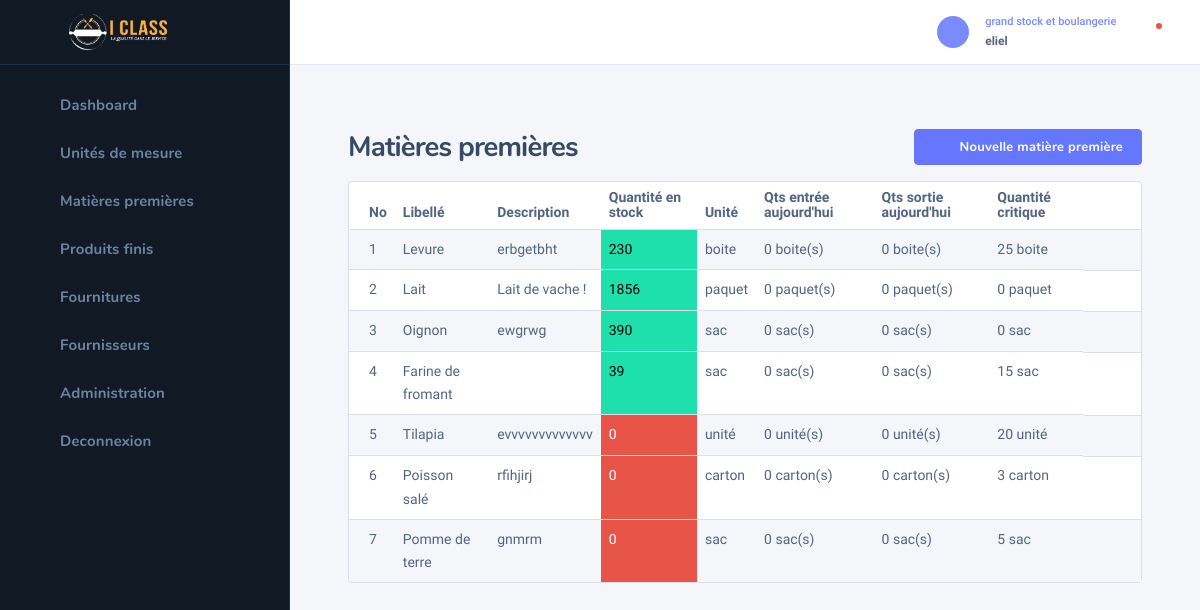
The page /bakery/mp_list/ (signed in) on the database its author committed.
### auth_user/models.py (models this page shows, shortened)
class UserHasRole(models.Model):
    class Meta:
        verbose_name = "Roles utilisateur"
    role = models.ForeignKey(Role, on_delete=models.CASCADE, null=True, blank=True)
    user = models.OneToOneField(User, on_delete=models.CASCADE)

class Role(models.Model):
    name = models.CharField(max_length=255)

### bakery/models.py (models this page shows, shortened)
class MatierePremiere(models.Model):
    class Meta:
        verbose_name = "Matière première"
    libelle = models.CharField(max_length=255)
    description = models.TextField()
    unite = models.ForeignKey(Unite, on_delete=models.CASCADE)
    critic_qts = models.IntegerField(default=0, blank=True, null=True)
    total_entry = models.IntegerField(default=0, blank=True, null=True)
    total_out = models.IntegerField(default=0, blank=True, null=True)
    type_mp = models.CharField(choices=types_produit, max_length=100, null=True, blank=True, verbose_name="type de matière")
    @property
    def in_stock(self):
        total = 0
        entries = EntreeMp.objects.filter(matiere_premiere=self)
        outs = SortieMp.objects.filter(matiere_premiere=self)
        for entry in entries:
            total += entry.qts
        for out in outs:
            total -= out.qts
        return total
    @property
    def qts_out(self):
        total = 0
        outs = SortieMp.objects.filter(matiere_premiere=self, date=datetime.datetime.today().date())
        for out in outs:
            total += out.qts
        return total
    @property
    def qts_enters(self):
        total = 0
        entries = EntreeMp.objects.filter(matiere_premiere=self, date=datetime.datetime.today().date())
        for entry in entries:
            total += entry.qts
        return total

class EntreeMp(models.Model):
    class Meta:
        verbose_name = "Entrées de matière première"
    matiere_premiere = models.ForeignKey(MatierePremiere, on_delete=models.CASCADE, null=True, verbose_name="matière première")
    qts = models.IntegerField()
    date = models.DateField(auto_now_add=True, null=True)
    heure = models.TimeField(auto_now_add=True, null=True)
    date_exp = models.DateField(null=True, blank=True, verbose_name="date expiration")
    price = models.DecimalField(max_digits=10, decimal_places=2, null=True, verbose_name="cout total")
    devise = models.CharField(max_length=25, choices=devises, default=devises[1][0])
    completed = models.BooleanField(default=False)
    added_at = models.DateTimeField(auto_now_add=True, null=True)
    is_read_expired = models.BooleanField(default=False)
    taux = models.DecimalField(max_digits=10, decimal_places=2, null=True, blank=True, default=0)

class SortieMp(models.Model):
    class Meta:
        verbose_name = "Sortie de matière première"
    matiere_premiere = models.ForeignKey(MatierePremiere, on_delete=models.CASCADE, null=True)
    qts = models.IntegerField()
    date = models.DateField(auto_now_add=True, null=True)
    heure = models.TimeField(auto_now_add=True, null=True)
    completed = models.BooleanField(default=False)
    added_at = models.DateTimeField(auto_now_add=True, null=True)

class Unite(models.Model):
    class Meta:
        verbose_name = "Unité de mésure"
    name = models.CharField(max_length=255)

### auth_user/decorators.py (the view)
        def wrapper_func(request, *args, **kwargs):
            if request.user.userhasrole.role.name in allowed_roles:
                return view_func(request, *args, **kwargs)
            elif request.user.userhasrole.role.name not in allowed_roles:
                return HttpResponse("Permission non accordée !")
            return wrapper_func(request, *args, **kwargs)

### bakery/views.py (called while the page is built, shortened)
@login_required(login_url='login')
@allowed_users(allowed_roles=['grand stock et boulangerie'])
def mp_list(request):
    mps = MatierePremiere.objects.all()
    units = Unite.objects.all()
    return render(request, 'bakery/mp_list.html', context={'mps': mps, 'units': units})

### templates/bakery/mp_list.html (shortened to what this page needs)
{% extends 'bakery/base_bakery.html' %}
{% block content %}
    {% include 'bakery/bakery_sidebar.html' %}
    <div class="nk-wrap">
    {% include 'bakery/profile.html' %}
        <div class="nk-content">
            <div class="nk-content ">
                <div class="container-fluid">
                    <div class="nk-content-inner">
                        <div class="nk-content-body">
                            <div class="nk-block-head nk-block-head-sm">
                                <div class="nk-block-between">
                                    <div class="nk-block-head-content">
                                        <h3 class="nk-block-title page-title">Matières premières</h3>
                                    </div>
                                    <div class="nk-block-head-content">
                                        <div class="toggle-wrap nk-block-tools-toggle">
                                            <div class="toggle-expand-content" data-content="pageMenu">
                                                <ul class="nk-block-tools g-3">
                                                    <li class="nk-block-tools-opt">
                                                        <a href="#" data-target="addProduct"
                                                           class="toggle btn btn-primary d-none d-md-inline-flex"><em
                                                                class="icon ni ni-plus"></em><span>Nouvelle matière première</span></a>
                                                    </li>
                                                </ul>
                                            </div>
                                        </div>
                                    </div>
                                </div>
                            </div>
                            <div class="nk-block">
                                <div class="card card-bordered">
                                    <div class="card-inner-group">
                                        <div class="card-inner p-0">
                                            <table class="datatable-init-export nowrap table table-striped"
                                                   data-export-title="Export">
                                                <thead>
                                                <tr>
                                                    <th>No</th>
                                                    <th>Libellé</th>
                                                    <th>Description</th>
                                                    <th>Quantité en stock</th>
                                                    <th>Unité</th>
                                                    <th>Qts entrée aujourd'hui</th>
                                                    <th>Qts sortie aujourd'hui</th>
                                                    <th>Quantité critique</th>
                                                    <th></th>
                                                </tr>
                                                </thead>
                                                <tbody>
                                                {% for mp in mps %}
                                                    <tr>
                                                        <td>{{ forloop.counter }}</td>
                                                        <td>{{ mp.libelle }}</td>
                                                        <td>{{ mp.description }}</td>
                                                        {% if mp.in_stock > mp.critic_qts %}
                                                        <td class="bg-success text-black">{{ mp.in_stock }}</td>
                                                        {% else %}
                                                        <td class="bg-danger text-white">{{ mp.in_stock }}</td>
                                                        {% endif %}
                                                        <td>{{ mp.unite.name }}</td>
                                                        <td>{{ mp.qts_enters }} {{ mp.unite.name }}(s)</td>
                                                        <td>{{ mp.qts_out }} {{ mp.unite.name }}(s)</td>
                                                        <td>{{ mp.critic_qts }} {{ mp.unite.name }}</td>
                                                    <td class="center">
                                                            <ul class="nk-tb-actions gx-1 my-n1">
                                                                <li class="me-n1">
                                                                    <div class="dropdown">
                                                                        <a href="#"
                                                                           class="dropdown-toggle btn btn-icon btn-trigger"
                                                                           data-bs-toggle="dropdown"><em
                                                                                class="icon ni ni-more-h"></em></a>
                                                                    </div>
                                                                </li>
                                                            </ul>
                                                        </td>
                                                    </tr>
                                                {% endfor %}
                                                </tbody>
                                            </table>
                                        </div>
                                    </div>
                                </div>
                            </div>
                        </div>
                    </div>
                </div>
            </div>
        </div>
    </div>
{% endblock %}

### templates/bakery/profile.html (shortened to what this page needs)
{% load static %}
<div class="nk-header nk-header-fixed is-light">
                    <div class="container-fluid">
                        <div class="nk-header-wrap">
                            <div class="nk-header-tools">
                                <ul class="nk-quick-nav">
                                    <li class="dropdown user-dropdown">
                                        <a href="#" class="dropdown-toggle" data-bs-toggle="dropdown">
                                            <div class="user-toggle">
                                                <div class="user-avatar sm">
                                                    <em class="icon ni ni-user-alt"></em>
                                                </div>
                                                <div class="user-info d-none d-md-block">
                                                    <div class="user-status">{{ request.user.userhasrole.role.name }}</div>
                                                    <div class="user-name dropdown-indicator">{{ request.user.username }}</div>
                                                </div>
                                            </div>
                                        </a>
                                    </li>
                                    <li class="dropdown notification-dropdown me-n1">
                                        <a hx-get="{% url 'check-notifications' %}" hx-target="#notifications" hx-trigger="click" hx-swap="innerHTML" class="dropdown-toggle nk-quick-nav-icon" data-bs-toggle="dropdown">
                                            <div class="icon-status icon-status-danger"><em class="icon ni ni-bell"></em></div>
                                        </a>
                                    </li>
                                </ul>
                            </div>
                        </div>
                    </div>
                </div>

### rows shown on the page
MatierePremiere: libelle "Levure", description "erbgetbht", in_stock "230", unite.name "boite", qts_enters "0", qts_out "0", critic_qts "25"
MatierePremiere: libelle "Lait", description "Lait de vache !", in_stock "1856", unite.name "paquet", qts_enters "0", qts_out "0", critic_qts "0"
MatierePremiere: libelle "Oignon", description "ewgrwg", in_stock "390", unite.name "sac", qts_enters "0", qts_out "0", critic_qts "0"
MatierePremiere: libelle "Farine de fromant", in_stock "39", unite.name "sac", qts_enters "0", qts_out "0", critic_qts "15"
MatierePremiere: libelle "Tilapia", description "evvvvvvvvvvvvv", in_stock "0", unite.name "unité", qts_enters "0", qts_out "0", critic_qts "20"
MatierePremiere: libelle "Poisson salé", description "rfihjirj", in_stock "0", unite.name "carton", qts_enters "0", qts_out "0", critic_qts "3"
MatierePremiere: libelle "Pomme de terre", description "gnmrm", in_stock "0", unite.name "sac", qts_enters "0", qts_out "0", critic_qts "5"

### other values the page prints
{{ request.user.userhasrole.role.name }} "grand stock et boulangerie"
{{ request.user.username }} "eliel"
